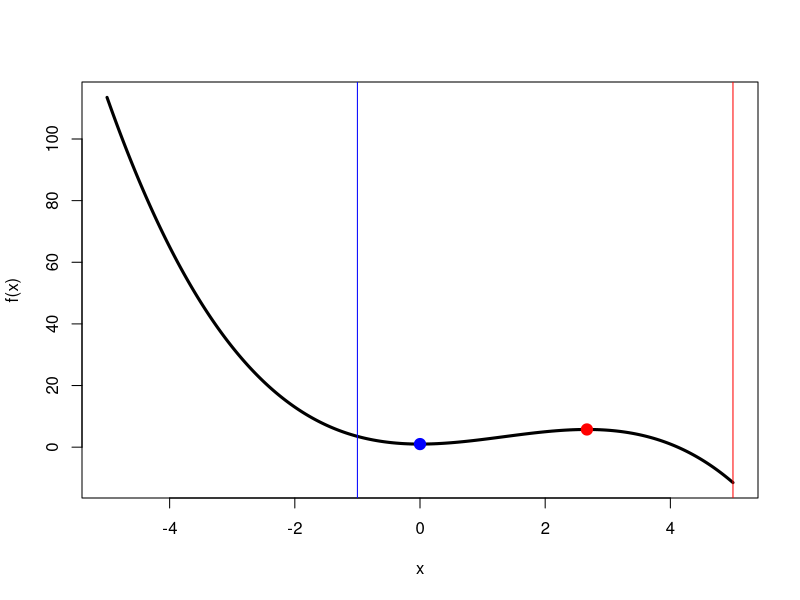

R code for this plot:
# Function that uses Newton-Raphson to optimize the function f(x) with
# first derivative function fprime = f'(x) and 
# second derivative function fbiss = f''(x)
newtonOpt <- function(f, fprime, fbiss, x0, tol = 10^-8, maxiter = 1000){
  iter = 0        # counter for the iterations
  xopt = x0       # start at the initial value x0
  while (abs(fprime(xopt)) > tol && iter < maxiter){
    xopt = xopt - fprime(xopt)/fbiss(xopt)
    iter = iter + 1
  }
  return(xopt)
} 

f <- function(x){1 + 2*x^2 - 0.5*x^3}
fprime = function(x){4*x - 1.5*x^2}
fbiss = function(x){4 - 3*x}

# Plot the function to see things visually
xgrid = seq(-5, 5, length = 1000)
plot(xgrid, f(xgrid), type = "l", lwd = 3, xlab = "x", ylab = "f(x)")

# Run Newton-Raphson with initial value x0 = 5
x0 = 5
xopt = newtonOpt(f, fprime, fbiss, x0)
message(paste("With initial value x0 = ", x0, " the optimum is at x = ", xopt))
abline(v = x0, col = "red")
points(xopt, f(xopt), pch = 19, cex = 1.5, col = "red")

# Run Newton-Raphson with initial value x0 = -1
x0 = -1
xopt = newtonOpt(f, fprime, fbiss, x0)
message(paste("With initial value x0 = ", x0, " the optimum is at x = ", xopt))
abline(v = x0, col = "blue")
points(xopt, f(xopt), pch = 19, cex = 1.5, col = "blue")
